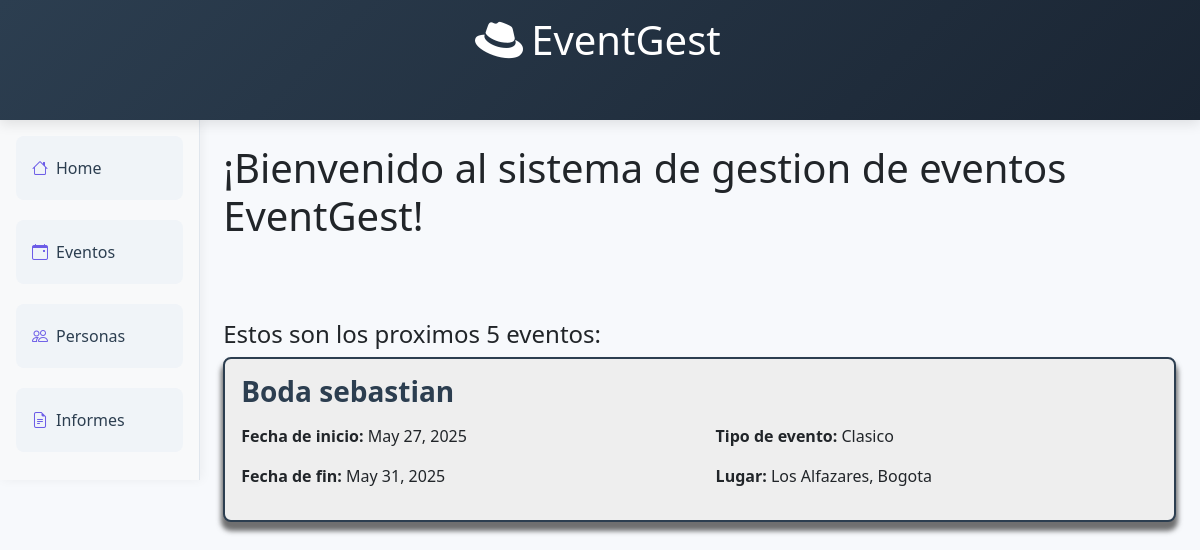
The app's page /, older data.
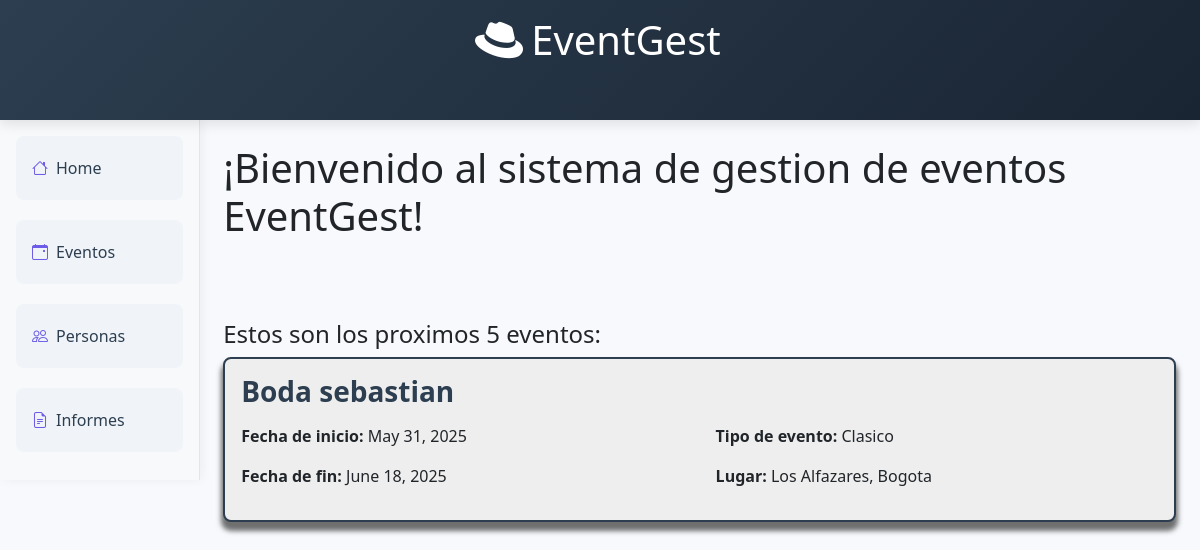
The same page, newer data.
### event_module/models.py (models this page shows, shortened)
class Event(models.Model):
    name = models.CharField(max_length=100, validators=[MinLengthValidator(3)])
    startDate = models.DateField()
    endDate = models.DateField()
    place = models.ForeignKey(Place, on_delete=models.CASCADE)
    typeEvent = models.ForeignKey(TypeEvent, on_delete=models.CASCADE)
    client = models.ForeignKey('people_module.Person', on_delete=models.CASCADE, related_name="events")
    isVisible = models.BooleanField(default=True)
    def __str__(self):
        return f"{self.name} ({self.startDate} - {self.endDate}) en {self.place.name}, {self.place.city}"

class TypeEvent(models.Model):
    type = models.CharField(max_length=100, validators=[name_validator])

class Place(models.Model):
    city = models.CharField(max_length=100, validators=[name_validator])
    address = models.CharField(max_length=200, blank=False)
    name = models.CharField(max_length=100, validators=[name_validator])

### people_module/views.py (the view)
# urls.py: path("", views.index, name="index"),
def index(request):
    today = date.today()
    upcoming_events = event_services.filter_event_by(
        startDate__gt=today,
        isVisible=True
    ).order_by('startDate')[:5]
    print(upcoming_events)
    return render(request, "index.html", {'events': upcoming_events})

### event_module/services.py (called while the page is built)
def filter_event_by(**kwargs):
    print("función filter_event_by")
    return Event.objects.filter(**kwargs)

### people_module/templates/index.html
{% extends 'header-people.html' %}
{% block content %}
    <div style="padding: 3vh">
        <h1 style="margin-bottom: 10vh;">¡Bienvenido al sistema de gestion de eventos EventGest!</h1>
        {% if events %}
            <div style="margin-top: 4vh;">
                <h4>Estos son los proximos 5 eventos:</h4>
                {% for event in events %}
                    <div class="event-container">
                        <div style="margin-bottom: 2vh;">
                            <h3>{{ event.name }}</h3>
                        </div>
                        <div style="display: flex; gap: 4vh;">
                            <div style="flex: 1;">
                                <p><strong>Fecha de inicio:</strong> {{ event.startDate }}</p>
                                <p><strong>Fecha de fin:</strong> {{ event.endDate }}</p>
                            </div>
                            <div style="flex: 1;">
                                <p><strong>Tipo de evento:</strong> {{ event.typeEvent.type }}</p>
                                <p><strong>Lugar:</strong> {{ event.place.name }}, {{ event.place.city }}</p>
                            </div>
                        </div>
                    </div>
                {% endfor %}
            </div>
        {% else %}
            <div style="margin-top: 4vh;">
                <p>No hay eventos próximos programados.</p>
            </div>
        {% endif %}
    </div>
{% endblock %}

Row changes from the older to the newer data that the page shows:
changed Event "Boda sebastian": startDate "May 27, 2025" → "May 31, 2025"; endDate "May 31, 2025" → "June 18, 2025"
